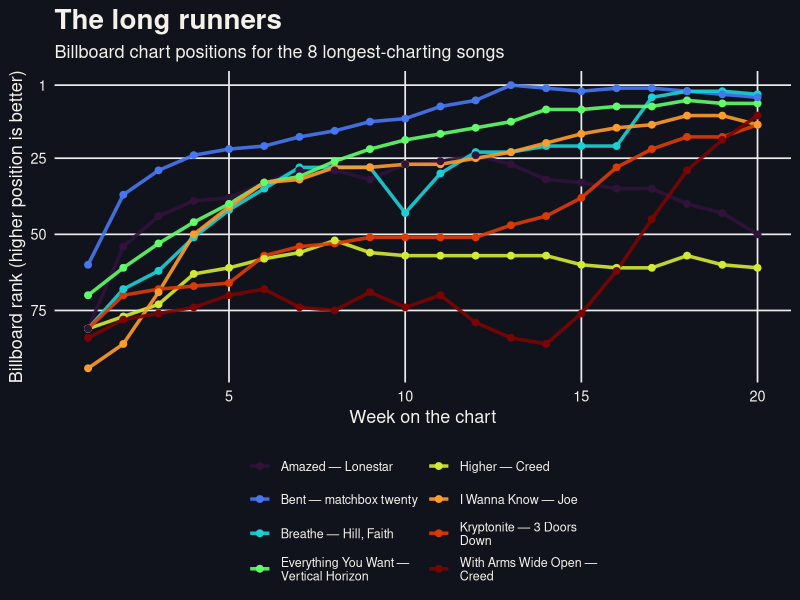

Generate this figure with R:
## ---- chunk 1
#| message: false
library(tidyverse)
## ---- chunk 2
chart <- billboard |>
  mutate(song = paste(track, artist, sep = " — ")) |>
  pivot_longer(
    cols = starts_with("wk"),
    names_to = "week",
    names_prefix = "wk",
    values_to = "rank"
  ) |>
  filter(!is.na(rank))

top_songs <- chart |>
  count(song, name = "weeks_on_chart") |>
  slice_max(weeks_on_chart, n = 8, with_ties = FALSE)

chart |>
  semi_join(top_songs, by = "song") |>
  filter(as.integer(week) <= 20) |>
  ggplot(aes(x = as.integer(week), y = rank, color = song, group = song)) +
  geom_line(linewidth = 1.2, alpha = 0.9) +
  geom_point(size = 2) +
  scale_y_reverse(breaks = c(1, 25, 50, 75, 100)) +
  scale_color_viridis_d(
    option = "turbo",
    labels = \(labels) stringr::str_wrap(labels, width = 24)
  ) +
  guides(color = guide_legend(ncol = 2)) +
  labs(
    title = "The long runners",
    subtitle = "Billboard chart positions for the 8 longest-charting songs",
    x = "Week on the chart",
    y = "Billboard rank (higher position is better)",
    color = NULL
  ) +
  theme_minimal(base_size = 13) +
  theme(
    plot.background = element_rect(fill = "#10131C", color = NA),
    panel.background = element_rect(fill = "#10131C", color = NA),
    panel.grid.minor = element_blank(),
    text = element_text(color = "#F4F1EA"),
    axis.text = element_text(color = "#F4F1EA"),
    plot.title = element_text(face = "bold", size = 20),
    legend.position = "bottom",
    legend.text = element_text(size = 9)
  )
